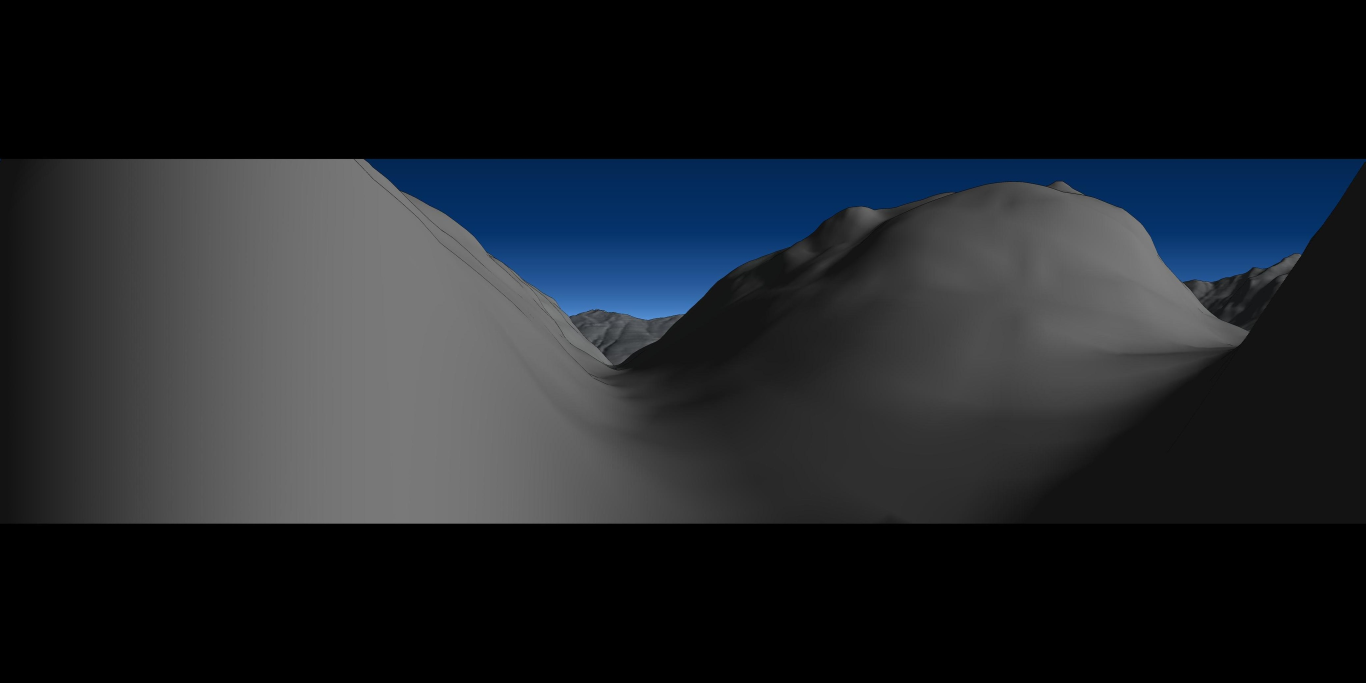
#> input picture src/example/panorama.jpg, 4096 x 2048 px (shown at 1/3 size)
$ python -i query.py   (imports and definitions only)
#> lines starting #> are read from the running program, lines starting #| are printed output that depends on the picture
from PIL import Image
import os

LONGER_EDGE_SIZE = 512

# inspired by https://github.com/naver/dust3r/blob/c9e9336a6ba7c1f1873f9295852cea6dffaf770d/dust3r/utils/image.py
# _resize_pil_image function
def resize_query_image(img_path, output_folder):
#> called with img_path = '../example/panorama.jpg', output_folder = 'out.png'
    img = Image.open(img_path).convert('RGB')
#> img is the input picture: PIL image 4096x2048 RGB; mean R, G, B 31.3, 35.1, 39.7
    S = max(img.size)
#> S = 4096

    if S > LONGER_EDGE_SIZE:
        interp = Image.LANCZOS
    elif S <= LONGER_EDGE_SIZE:
        interp = Image.BICUBIC

    new_size = tuple(int(round(x * LONGER_EDGE_SIZE / S)) for x in img.size)
#> new_size = (512, 256)
    resized_img = img.resize(new_size, interp)
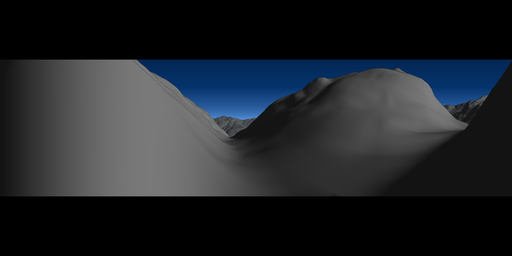
#> resized_img: PIL image 512x256 RGB; mean R, G, B 31.4, 35.1, 39.7

    image_name = img_path.split("/")[-1].split(".")[0].split("_")[0]
    os.makedirs(f"{output_folder}/{image_name}", exist_ok=True)
    resized_img.save(f"{output_folder}/{image_name}/{image_name}_query.jpg")

>>> result = resize_query_image('../example/panorama.jpg', 'out.png')
